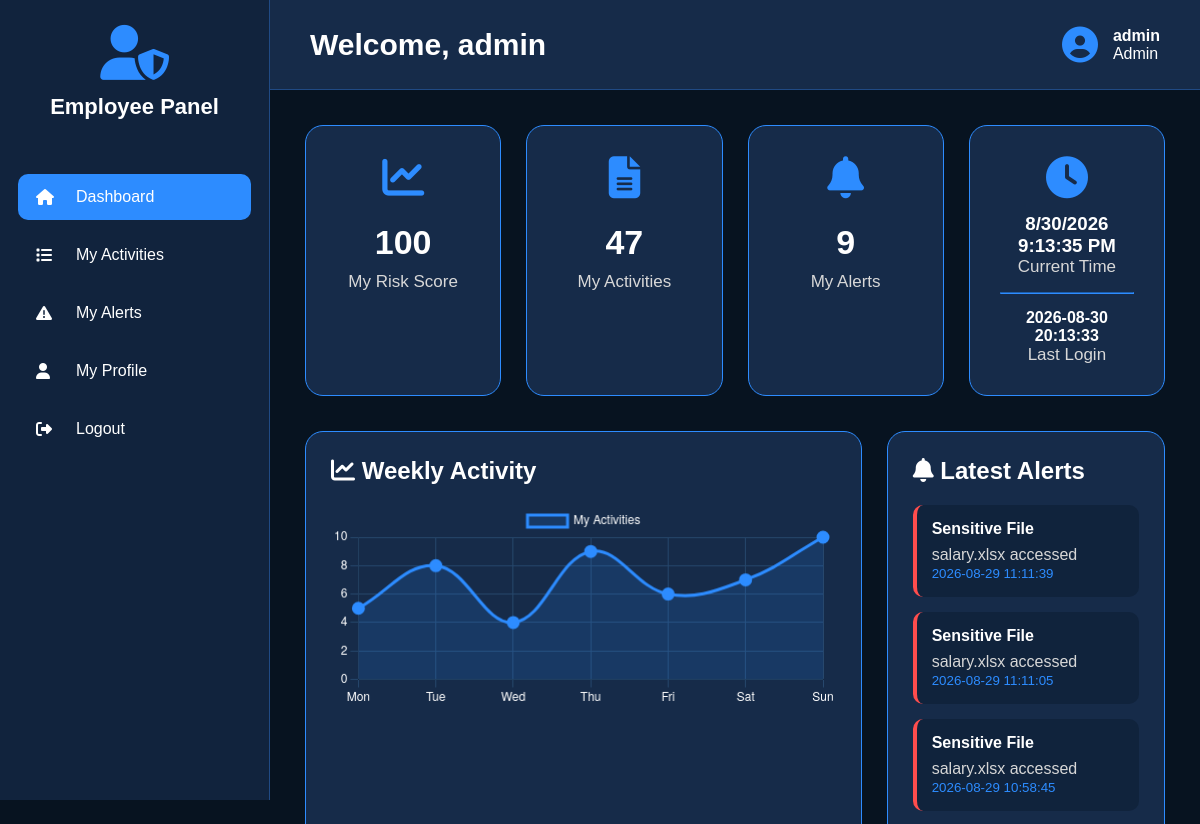
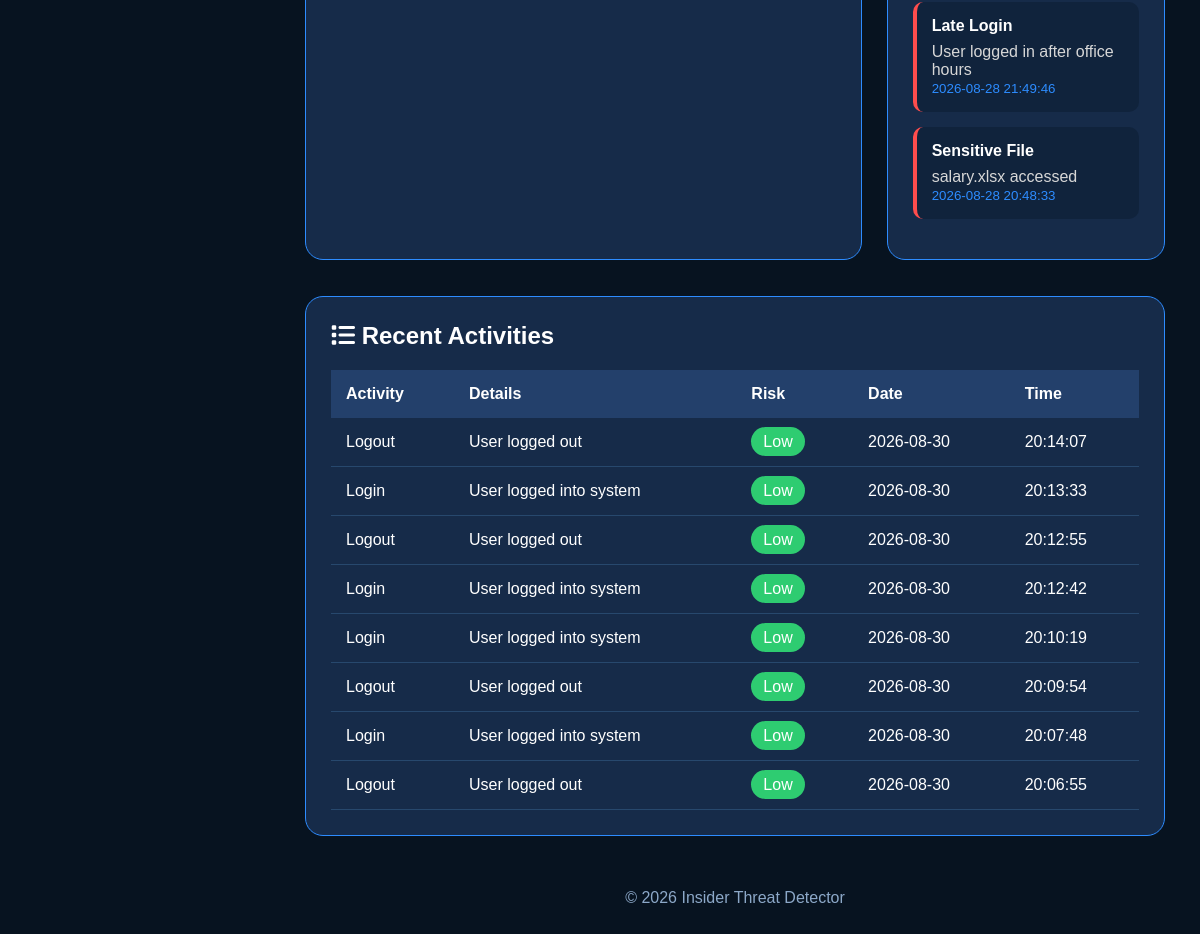
Screenshot of /employee_dashboard (signed in) with the database file from the repository (2 pictures, top to bottom).
### tables this page shows
CREATE TABLE login_logs (
        id INTEGER PRIMARY KEY AUTOINCREMENT,
        username TEXT,
        login_time TEXT,
        logout_time TEXT,
        ip_address TEXT,
        device_name TEXT,
        status TEXT,
        risk TEXT
    );

CREATE TABLE alerts (
        id INTEGER PRIMARY KEY AUTOINCREMENT,
        username TEXT,
        alert_type TEXT,
        description TEXT,
        severity TEXT,
        status TEXT DEFAULT 'Pending',
        date TEXT,
        time TEXT
    );

CREATE TABLE activity_logs (
        id INTEGER PRIMARY KEY AUTOINCREMENT,
        username TEXT,
        activity TEXT,
        details TEXT,
        risk_level TEXT,
        date TEXT,
        time TEXT
    );

### app.py (the view)
@app.route("/employee_dashboard")
def employee_dashboard():
    if not login_required():
        return redirect("/")
    username = session["username"]
    conn = get_db()
    activities = conn.execute(
        "SELECT COUNT(*) FROM activity_logs WHERE username=?", (username,)
    ).fetchone()[0]
    alerts = conn.execute(
        "SELECT COUNT(*) FROM alerts WHERE username=?", (username,)
    ).fetchone()[0]
    risk = conn.execute("""
        SELECT score FROM risk_scores
        WHERE username=? ORDER BY id DESC LIMIT 1
    """, (username,)).fetchone()
    last = conn.execute("""
        SELECT login_time FROM login_logs
        WHERE username=? ORDER BY id DESC LIMIT 1
    """, (username,)).fetchone()
    recent = conn.execute("""
        SELECT * FROM activity_logs
        WHERE username=? ORDER BY id DESC LIMIT 8
    """, (username,)).fetchall()
    alerts_list = conn.execute("""
        SELECT * FROM alerts
        WHERE username=? ORDER BY id DESC LIMIT 5
    """, (username,)).fetchall()
    conn.close()
    return page(
        "employee_dashboard.html",
        activities=activities,
        alerts=alerts,
        risk_score=risk["score"] if risk else 0,
        last_login=last["login_time"] if last else "No Login",
        recent=recent,
        alerts_list=alerts_list
    )

### app.py (called while the page is built)
def login_required():
    return "username" in session

def page(name, **data):
    data["username"] = session.get("username")
    data["role"] = session.get("role")
    return render_template(name, **data)

### database.py (called while the page is built)
def get_db():
    conn = sqlite3.connect(DATABASE)
    conn.row_factory = sqlite3.Row
    return conn

### templates/employee_dashboard.html (shortened to what this page needs)
<!DOCTYPE html>
<html lang="en">
<head>
<link rel="stylesheet"
href="https://cdnjs.cloudflare.com/ajax/libs/font-awesome/6.5.2/css/all.min.css">
</head>
<body>
<div class="sidebar">
<div class="logo">
<i class="fa-solid fa-user-shield"></i>
<h2>Employee Panel</h2>
</div>
<ul>
<li>
<a href="/employee_dashboard" class="active">
<i class="fa-solid fa-house"></i>
<span>Dashboard</span>
</a>
</li>
<li>
<a href="/employee_activity">
<i class="fa-solid fa-list"></i>
<span>My Activities</span>
</a>
</li>
<li>
<a href="/employee_alerts">
<i class="fa-solid fa-triangle-exclamation"></i>
<span>My Alerts</span>
</a>
</li>
<li>
<a href="/employee_profile">
<i class="fa-solid fa-user"></i>
<span>My Profile</span>
</a>
</li>
<li>
<a href="/logout">
<i class="fa-solid fa-right-from-bracket"></i>
<span>Logout</span>
</a>
</li>
</ul>
</div>
<div class="main">
<div class="header">
<h1>
Welcome,
{{username}}
</h1>
<div class="profile">
<i class="fa-solid fa-circle-user"></i>
<div>
<b>{{username}}</b><br>
{{role}}
</div>
</div>
</div>
<div class="content">
<div class="cards">
<div class="card">
<i class="fa-solid fa-chart-line"></i>
<h2>{{risk_score}}</h2>
<p>My Risk Score</p>
</div>
<div class="card">
<i class="fa-solid fa-file-lines"></i>
<h2>{{activities}}</h2>
<p>My Activities</p>
</div>
<div class="card">
<i class="fa-solid fa-bell"></i>
<h2>{{alerts}}</h2>
<p>My Alerts</p>
</div>
<div class="card">
<i class="fa-solid fa-clock"></i>
<h3 id="clock"></h3>
<p>Current Time</p>
<hr style="margin:15px 0;border-color:#2d8cff;">
<h4>{{last_login}}</h4>
<p>Last Login</p>
</div>
</div>
<div style="display:grid;grid-template-columns:2fr 1fr;gap:25px;">
<div style="background:#162b49;border:1px solid #2d8cff;border-radius:18px;padding:25px;">
<h2 style="margin-bottom:20px;">
<i class="fa-solid fa-chart-line"></i>
Weekly Activity
</h2>
<canvas id="activityChart" height="120"></canvas>
</div>
<div style="background:#162b49;border:1px solid #2d8cff;border-radius:18px;padding:25px;">
<h2 style="margin-bottom:20px;">
<i class="fa-solid fa-bell"></i>
Latest Alerts
</h2>
{% if alerts_list %}
{% for alert in alerts_list %}
<div style="background:#10233c;padding:15px;border-left:4px solid #ff4d4d;border-radius:10px;margin-bottom:15px;">
<h4>{{alert.alert_type}}</h4>
<p style="margin-top:8px;color:#d7d7d7;">
{{alert.description}}
</p>
<small style="color:#2d8cff;">
{{alert.date}} {{alert.time}}
</small>
</div>
{% endfor %}
{% else %}
<div style="text-align:center;padding:30px;color:#999;">
<i class="fa-solid fa-circle-check"
style="font-size:50px;color:#2ecc71;margin-bottom:15px;"></i>
<p>No Alerts Found</p>
</div>
{% endif %}
</div>
</div>
<br><br>
<div style="background:#162b49;border:1px solid #2d8cff;border-radius:18px;padding:25px;">
<h2 style="margin-bottom:20px;">
<i class="fa-solid fa-list"></i>
Recent Activities
</h2>
<div style="overflow-x:auto;">
<table id="activityTable"
style="width:100%;border-collapse:collapse;">
<thead>
<tr style="background:#23406b;">
<th style="padding:15px;text-align:left;">Activity</th>
<th style="padding:15px;text-align:left;">Details</th>
<th style="padding:15px;text-align:left;">Risk</th>
<th style="padding:15px;text-align:left;">Date</th>
<th style="padding:15px;text-align:left;">Time</th>
</tr>
</thead>
<tbody>
{% for activity in recent %}
<tr style="border-bottom:1px solid #27486d;">
<td style="padding:15px;">
{{activity.activity}}
</td>
<td style="padding:15px;">
{{activity.details}}
</td>
<td style="padding:15px;">
{% if activity.risk_level=="High" %}
<span style="background:#ff4d4d;padding:6px 12px;border-radius:20px;">
High
</span>
{% elif activity.risk_level=="Medium" %}
<span style="background:#ff9800;padding:6px 12px;border-radius:20px;">
Medium
</span>
{% else %}
<span style="background:#2ecc71;padding:6px 12px;border-radius:20px;">
Low
</span>
{% endif %}
</td>
<td style="padding:15px;">
{{activity.date}}
</td>
<td style="padding:15px;">
{{activity.time}}
</td>
</tr>
{% endfor %}
</tbody>
</table>
</div>
</div>
<br>
<script>
//==========================
// Weekly Activity Chart
//==========================
const ctx=document.getElementById("activityChart");
new Chart(ctx,{
type:"line",
data:{
labels:["Mon","Tue","Wed","Thu","Fri","Sat","Sun"],
datasets:[{
label:"My Activities",
data:[5,8,4,9,6,7,10],
borderColor:"#2d8cff",
backgroundColor:"rgba(45,140,255,.15)",
fill:true,
tension:.4,
borderWidth:3,
pointRadius:5,
pointBackgroundColor:"#2d8cff"
}]
},
options:{
responsive:true,
plugins:{
legend:{
labels:{
color:"white"
}
}
},
scales:{
x:{
ticks:{
color:"white"
},
grid:{
color:"#27486d"
}
},
y:{
beginAtZero:true,
ticks:{
color:"white"
},
grid:{
color:"#27486d"
}
}
}
}
});
//==========================
// Live Clock
//==========================
function updateClock(){
const now=new Date();
document.getElementById("clock").innerHTML=
now.toLocaleDateString()+"<br>"+
now.toLocaleTimeString();
}
setInterval(updateClock,1000);
updateClock();
//==========================
// Auto Refresh Every 10 Seconds
//==========================
// Uncomment if required
// setInterval(function(){
// location.reload();
// },10000);
</script>
<div style="margin-top:35px;text-align:center;color:#8ca8c8;">
<p>
© 2026 Insider Threat Detector
</p>
</div>
</div>
</body>
</html>

### templates/employee_dashboard.html (style rules this page uses)
* { margin:0; padding:0; box-sizing:border-box; font-family:Arial,Helvetica,sans-serif; }
body { background:#071320; color:white; display:flex; }
.sidebar { position:fixed; left:0; top:0; width:270px; height:100vh; background:#11233d; border-right:1px solid #204a84; }
.logo { padding:25px; text-align:center; }
.logo i { font-size:55px; color:#2d8cff; margin-bottom:10px; }
.logo h2 { font-size:22px; line-height:34px; }
.sidebar ul { list-style:none; margin-top:25px; }
.sidebar ul li { margin:12px 18px; }
.sidebar ul li a { display:flex; align-items:center; gap:15px; padding:14px 18px; color:white; text-decoration:none; border-radius:10px; transition:.3s; }
.sidebar ul li a:hover, .sidebar ul li a.active { background:#2d8cff; }
.sidebar ul li i { width:25px; }
.main { margin-left:270px; width:calc(100% - 270px); }
.header { height:90px; background:#162b49; display:flex; justify-content:space-between; align-items:center; padding:0 40px; border-bottom:1px solid #204a84; }
.header h1 { font-size:30px; }
.profile { display:flex; align-items:center; gap:15px; }
.profile i { font-size:36px; color:#2d8cff; }
.content { padding:35px; }
.cards { display:grid; grid-template-columns:repeat(4,1fr); gap:25px; margin-bottom:35px; }
.card { background:#162b49; border:1px solid #2d8cff; border-radius:18px; padding:30px; text-align:center; transition:.3s; }
.card i { font-size:42px; color:#2d8cff; margin-bottom:15px; }
.card h2 { font-size:34px; margin:10px 0; }
.card p { font-size:17px; color:#d8d8d8; }

### rows the page displays
login_logs: login_time "2026-08-30 20:13:33"
alerts: alert_type "Sensitive File", description "salary.xlsx accessed", date "2026-08-29", time "11:11:39"
alerts: alert_type "Sensitive File", description "salary.xlsx accessed", date "2026-08-29", time "11:11:05"
alerts: alert_type "Sensitive File", description "salary.xlsx accessed", date "2026-08-29", time "10:58:45"
alerts: alert_type "Late Login", description "User logged in after office hours", date "2026-08-28", time "21:49:46"
alerts: alert_type "Sensitive File", description "salary.xlsx accessed", date "2026-08-28", time "20:48:33"
activity_logs: activity "Logout", details "User logged out", risk_level "Low", date "2026-08-30", time "20:14:07"
activity_logs: activity "Login", details "User logged into system", risk_level "Low", date "2026-08-30", time "20:13:33"
activity_logs: activity "Logout", details "User logged out", risk_level "Low", date "2026-08-30", time "20:12:55"
activity_logs: activity "Login", details "User logged into system", risk_level "Low", date "2026-08-30", time "20:12:42"
activity_logs: activity "Login", details "User logged into system", risk_level "Low", date "2026-08-30", time "20:10:19"
activity_logs: activity "Logout", details "User logged out", risk_level "Low", date "2026-08-30", time "20:09:54"
activity_logs: activity "Login", details "User logged into system", risk_level "Low", date "2026-08-30", time "20:07:48"
activity_logs: activity "Logout", details "User logged out", risk_level "Low", date "2026-08-30", time "20:06:55"

### other values shown
{{ username }} "admin"
{{ role }} "Admin"
{{ risk_score }} "100"
{{ activities }} "47"
{{ alerts }} "9"
